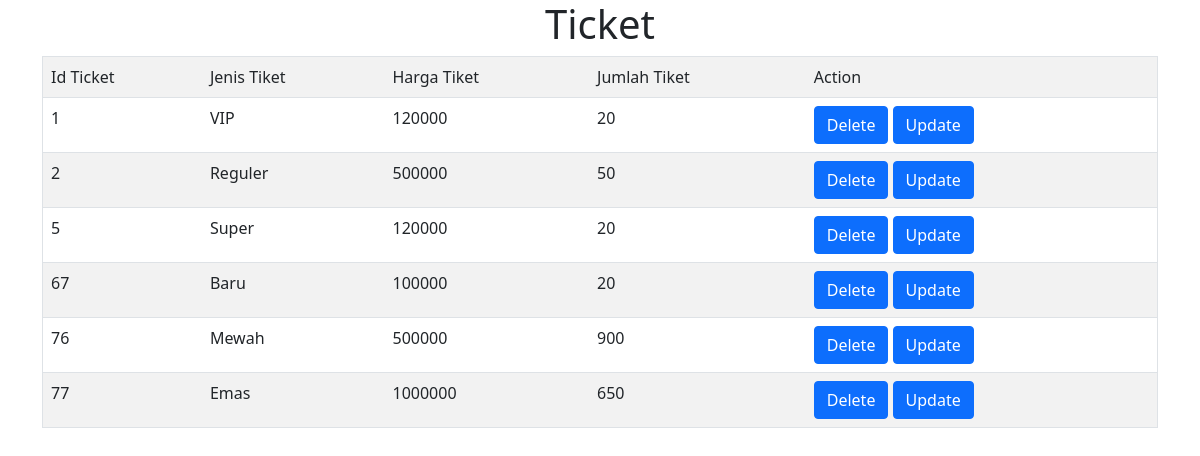
Page /list.php on the committed database.
### tables this page shows
CREATE TABLE `tiket_stadion` (
  `id_tiket` int(25) NOT NULL,
  `jenis_tiket` varchar(25) NOT NULL,
  `harga_tiket` int(8) NOT NULL,
  `jumlah_tiket` int(4) NOT NULL
);

### list.php (the view, shortened to what this page needs)
<!DOCTYPE html>
<html lang="en">
<head>
        <link href="https://cdn.jsdelivr.net/npm/bootstrap@5.0.2/dist/css/bootstrap.min.css" rel="stylesheet">
</head>
<body>
    <h1 style="text-align : center">Ticket</h1>
    <div class="container">
        <div class="row">
            <div class="col">
        <table class="table table-striped" border="1">
        <tr>
            <td>Id Ticket</td>
            <td>Jenis Tiket</td>
            <td>Harga Tiket</td>
            <td>Jumlah Tiket</td>
            <td>Action</td>
        </tr>
</div>
</div>
</div>
<?php
    include 'koneksi.php';
    $query = "SELECT * FROM tiket_stadion";
    $result = mysqli_query($koneksi, $query);
    if(mysqli_num_rows($result) > 0){
        while($data = mysqli_fetch_assoc($result)) {?>
        <tr>
            <td><?php echo $data["id_tiket"] ?></td>
            <td><?php echo $data["jenis_tiket"] ?></td>
            <td><?php echo $data["harga_tiket"] ?><t/d>
            <td><?php echo $data["jumlah_tiket"] ?></td>
            <td>
            <a class="btn btn-primary" href="#" role="button">Delete</a>
            <a class="btn btn-primary" href="edit.php?id_tiket=<?php echo $data["id_tiket"] ?>" role="button">Update</a>
        </td>
        </tr>
<?php }
        }else{ ?>
        <tr>
            <td>tidak ada data</td>
        </tr>
        <?php }?>

### rows in the picture
tiket_stadion: id_tiket "1", jenis_tiket "VIP", harga_tiket "120000", jumlah_tiket "20"
tiket_stadion: id_tiket "2", jenis_tiket "Reguler", harga_tiket "500000", jumlah_tiket "50"
tiket_stadion: id_tiket "5", jenis_tiket "Super", harga_tiket "120000", jumlah_tiket "20"
tiket_stadion: id_tiket "67", jenis_tiket "Baru", harga_tiket "100000", jumlah_tiket "20"
tiket_stadion: id_tiket "76", jenis_tiket "Mewah", harga_tiket "500000", jumlah_tiket "900"
tiket_stadion: id_tiket "77", jenis_tiket "Emas", harga_tiket "1000000", jumlah_tiket "650"
